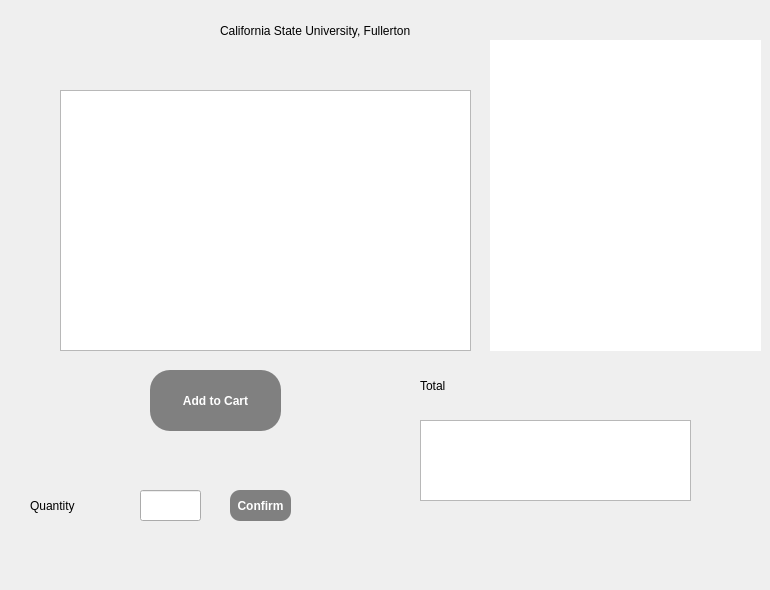
   <widget class="QWidget" name="page_10">
    <widget class="QGraphicsView" name="csuf_view">
     <property name="geometry">
      <rect>
       <x>490</x>
       <y>40</y>
       <width>271</width>
       <height>311</height>
      </rect>
     </property>
     <property name="styleSheet">
      <string notr="true">QGraphicsView {
	background-image: url('res/csuf_logo.png');
    background-repeat: no-repeat;
    background-position: center center;
	border-style: groove;
	border-radius: 40px;
}</string>
     </property>
    </widget>
    <widget class="QLabel" name="csuf_title">
     <property name="geometry">
      <rect>
       <x>220</x>
       <y>0</y>
       <width>421</width>
       <height>61</height>
      </rect>
     </property>
     <property name="text">
      <string>California State University, Fullerton</string>
     </property>
    </widget>
    <widget class="QTableWidget" name="tableWidget_totalcsuf">
     <property name="geometry">
      <rect>
       <x>420</x>
       <y>420</y>
       <width>271</width>
       <height>81</height>
      </rect>
     </property>
    </widget>
    <widget class="QTableWidget" name="tableWidget_csuf">
     <property name="geometry">
      <rect>
       <x>60</x>
       <y>90</y>
       <width>411</width>
       <height>261</height>
      </rect>
     </property>
     <property name="editTriggers">
      <set>QAbstractItemView::NoEditTriggers</set>
     </property>
    </widget>
    <widget class="QLabel" name="label_totalcsuf">
     <property name="geometry">
      <rect>
       <x>420</x>
       <y>370</y>
       <width>71</width>
       <height>31</height>
      </rect>
     </property>
     <property name="text">
      <string>Total</string>
     </property>
    </widget>
    <widget class="QPushButton" name="pushButton_selectPurchase_csuf">
     <property name="geometry">
      <rect>
       <x>150</x>
       <y>370</y>
       <width>131</width>
       <height>61</height>
      </rect>
     </property>
     <property name="styleSheet">
      <string notr="true">QPushButton {
	background-color: gray;
	border-style: inset;
	color: white;
	font-weight: bold;
	border-radius: 20px;
}

QPushButton:hover {
	background-color: lightgray;
	color: black;	
}</string>
     </property>
     <property name="text">
      <string>Add to Cart</string>
     </property>
    </widget>
    <widget class="QPushButton" name="next_9">
     <property name="geometry">
      <rect>
       <x>700</x>
       <y>520</y>
       <width>61</width>
       <height>61</height>
      </rect>
     </property>
     <property name="styleSheet">
      <string notr="true">QPushButton {
	background-image: url('res/nxt.png');
    background-repeat: no-repeat;
    background-position: center center;
	border-style: inset;
	border-radius: 30px;
}</string>
     </property>
     <property name="text">
      <string/>
     </property>
    </widget>
    <widget class="QLineEdit" name="lineEdit_quantity_fullerton">
     <property name="geometry">
      <rect>
       <x>140</x>
       <y>490</y>
       <width>61</width>
       <height>31</height>
      </rect>
     </property>
    </widget>
    <widget class="QPushButton" name="pushButton_quantityFullerton">
     <property name="geometry">
      <rect>
       <x>230</x>
       <y>490</y>
       <width>61</width>
       <height>31</height>
      </rect>
     </property>
     <property name="styleSheet">
      <string notr="true">QPushButton {
	background-color: gray;
	border-style: inset;
	color: white;
	font-weight: bold;
	border-radius: 10px;
}

QPushButton:hover {
	background-color: lightgray;
	color: black;	
}</string>
     </property>
     <property name="text">
      <string>Confirm</string>
     </property>
    </widget>
    <widget class="QLabel" name="label_QFullerton">
     <property name="geometry">
      <rect>
       <x>30</x>
       <y>490</y>
       <width>91</width>
       <height>31</height>
      </rect>
     </property>
     <property name="text">
      <string>Quantity</string>
     </property>
    </widget>
   </widget>
